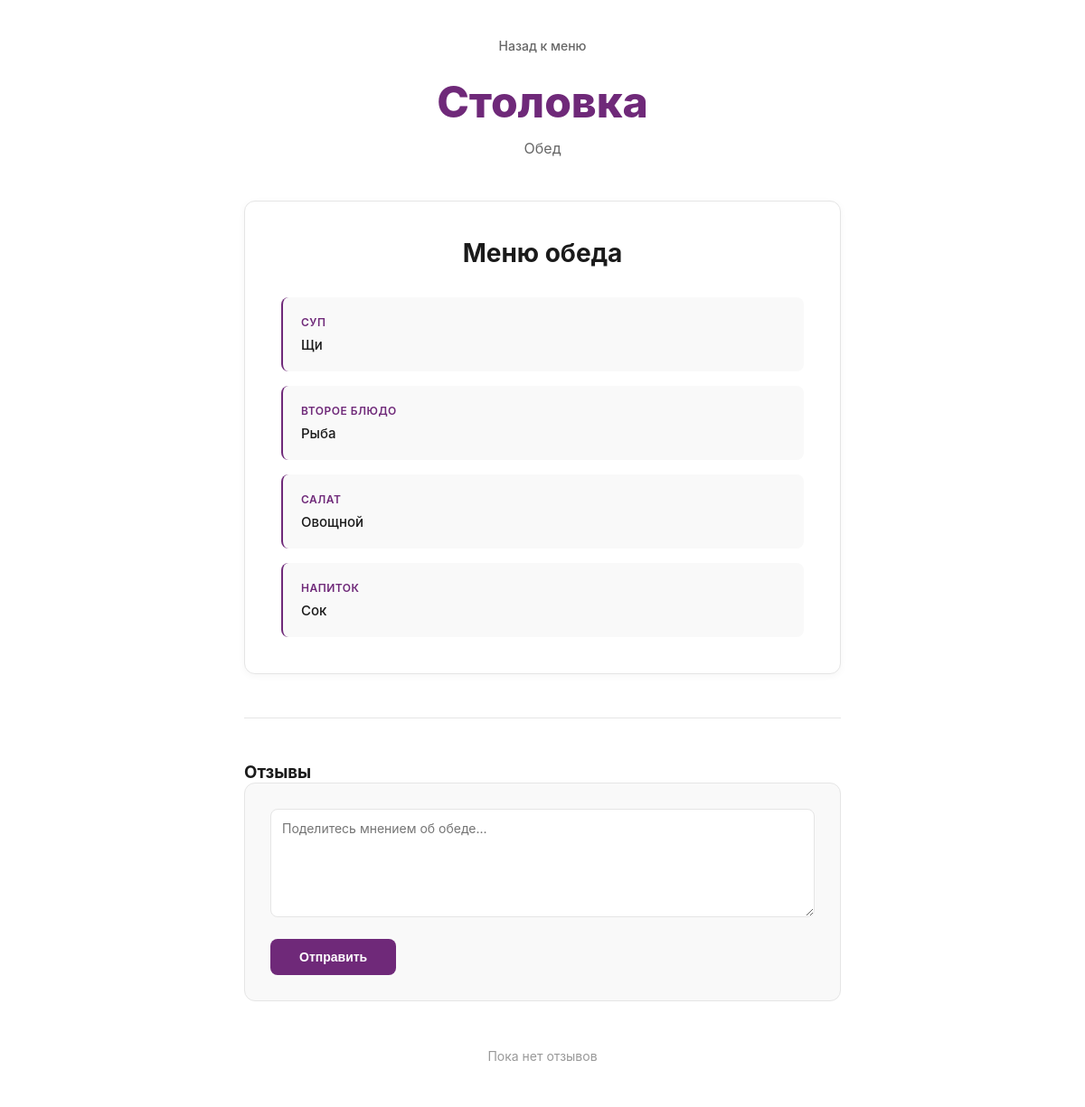
Screenshot of /menu/item/lunch/2/ with the database file from the repository.
### MenuService/models.py (models this page shows, shortened)
class Lunch(models.Model):
    id = models.AutoField(unique=True, auto_created=True, primary_key=True)
    soup = models.CharField(max_length=255)
    main = models.CharField(max_length=255)
    salad = models.CharField(max_length=255)
    drink = models.CharField(max_length=255)
    calories = models.IntegerField(default=0)
    price = models.DecimalField(max_digits=5, decimal_places=2, default=0)
    contains_allergens = models.CharField(max_length=500, blank=True)

### MenuService/views.py (the view, shortened to what this page needs)
# urls.py: path('menu/item/lunch/<int:id>/', MenuViews.itemLunch, name='itemLunch'),
def itemLunch(request, id):
    lunch = get_object_or_404(Lunch, id=id)
    comments = CommentLunch.objects.filter(lunch=lunch)
    return render(request, 'itemLunch.html', {
        'lunch': lunch,
        'comments': comments
    })

### MenuService/templates/itemLunch.html (shortened to what this page needs)
{% load static %}
<!DOCTYPE html>
<html lang="ru">
<head>
    <link rel="stylesheet" href="{% static 'css/MenuService/item.css' %}">
</head>
<body>
    <div class="container">
        <header class="header">
            <a href="/menu/" class="back-link">Назад к меню</a>
            <h1 class="logo">Столовка</h1>
            <p class="week-title">Обед</p>
        </header>
        <main class="meal-detail">
            <article class="meal-card">
                <h2 class="meal-title">Меню обеда</h2>
                {% if lunch.soup or lunch.main or lunch.salad or lunch.drink %}
                    <ul class="meal-items-detail">
                        {% if lunch.soup %}
                        <li class="meal-item-detail">
                            <span class="item-label">Суп</span>
                            <span class="item-value">{{ lunch.soup }}</span>
                        </li>
                        {% endif %}
                        {% if lunch.main %}
                        <li class="meal-item-detail">
                            <span class="item-label">Второе блюдо</span>
                            <span class="item-value">{{ lunch.main }}</span>
                        </li>
                        {% endif %}
                        {% if lunch.salad %}
                        <li class="meal-item-detail">
                            <span class="item-label">Салат</span>
                            <span class="item-value">{{ lunch.salad }}</span>
                        </li>
                        {% endif %}
                        {% if lunch.drink %}
                        <li class="meal-item-detail">
                            <span class="item-label">Напиток</span>
                            <span class="item-value">{{ lunch.drink }}</span>
                        </li>
                        {% endif %}
                    </ul>
                {% else %}
                    <p class="no-menu">Меню обеда пока не установлено</p>
                {% endif %}
            </article>
        </main>
        <section class="comments-section">
            <h3 class="section-title">Отзывы</h3>
            <div class="comment-form">
                <form method="post">
                    <div class="form-group">
                        <textarea
                            name="comment"
                            placeholder="Поделитесь мнением об обеде..."
                            rows="3"
                            required
                        ></textarea>
                    </div>
                    <button type="submit" class="btn-comment">Отправить</button>
                </form>
            </div>
            {% if comments %}
                <div class="comments-list">
                    {% for comment in comments %}
                    <article class="comment-item">
                        <div class="comment-meta">
                            <time class="comment-date">{{ comment.created_at|date:"d.m.Y H:i" }}</time>
                        </div>
                        <p class="comment-text">{{ comment.text }}</p>
                    </article>
                    {% endfor %}
                </div>
            {% else %}
                <p class="no-comments">Пока нет отзывов</p>
            {% endif %}
        </section>
    </div>
</body>
</html>

### Stolovka/static/css/MenuService/item.css (style rules this page uses)
* { margin: 0; padding: 0; box-sizing: border-box; }
body { font-family: 'Inter', -apple-system, BlinkMacSystemFont, 'Segoe UI', sans-serif; background: #ffffff; min-height: 100vh; color: #1a1a1a; }
.container { max-width: 700px; margin: 0 auto; padding: 40px 20px; }
.header { text-align: center; margin-bottom: 48px; }
.back-link { display: inline-block; color: #666666; text-decoration: none; font-size: 14px; font-weight: 500; margin-bottom: 24px; transition: color 0.3s ease; }
.logo { font-size: 48px; font-weight: 800; color: #6f2979; margin-bottom: 12px; }
.week-title { font-size: 16px; color: #666666; font-weight: 400; }
.meal-detail { margin-bottom: 48px; }
.meal-card { background: #ffffff; border: 1px solid #e5e5e5; border-radius: 12px; padding: 40px; box-shadow: 0 2px 8px rgba(0, 0, 0, 0.04); transition: all 0.3s ease; }
.meal-title { font-size: 28px; font-weight: 700; color: #1a1a1a; margin-bottom: 32px; text-align: center; }
.meal-items-detail { display: flex; flex-direction: column; gap: 16px; list-style: none; }
.meal-item-detail { display: flex; flex-direction: column; gap: 8px; padding: 20px; background: #f9f9f9; border-radius: 8px; border-left: 2px solid #6f2979; transition: all 0.3s ease; }
.item-label { font-weight: 600; color: #6f2979; font-size: 12px; text-transform: uppercase; letter-spacing: 0.5px; }
.item-value { font-size: 15px; font-weight: 500; color: #1a1a1a; }
.comments-section { margin-top: 48px; padding-top: 48px; border-top: 1px solid #e5e5e5; }
.comment-form { background: #f9f9f9; border: 1px solid #e5e5e5; border-radius: 12px; padding: 28px; margin-bottom: 32px; }
.form-group { margin-bottom: 20px; }
.form-group textarea { width: 100%; min-height: 120px; padding: 12px; border: 1px solid #e5e5e5; border-radius: 8px; font-family: 'Inter', -apple-system, BlinkMacSystemFont, monospace; font-size: 14px; color: #1a1a1a; resize: vertical; transition: all 0.3s ease; }
.btn-comment { background: #6f2979; color: #ffffff; border: none; padding: 12px 32px; border-radius: 8px; font-weight: 600; cursor: pointer; font-size: 14px; transition: all 0.3s ease; }
.no-comments { text-align: center; color: #999999; padding: 20px; font-size: 14px; }

### rows the page displays
Lunch: soup "Щи", main "Рыба", salad "Овощной", drink "Сок"
